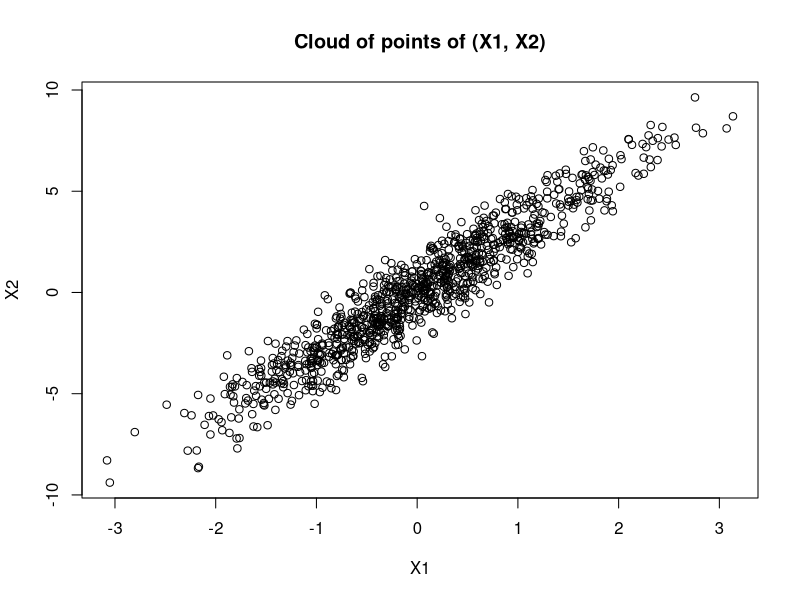
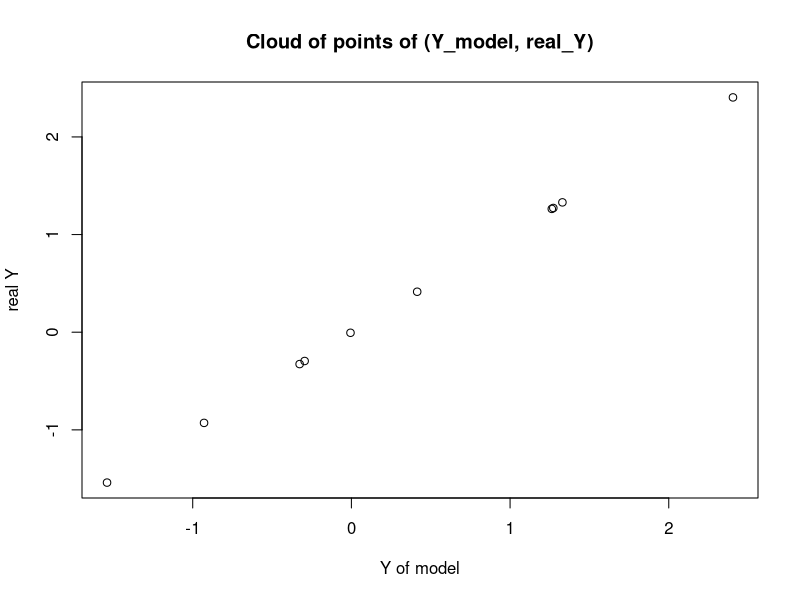
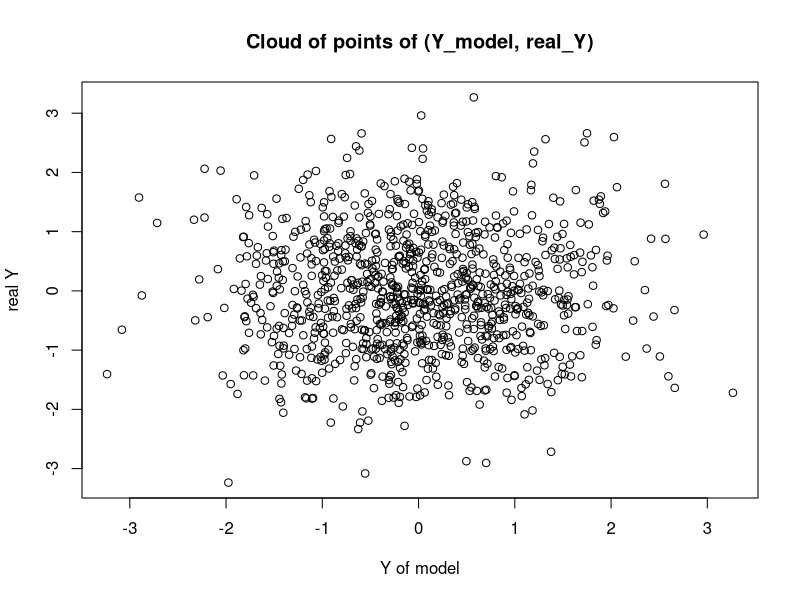

Recreate these plots in R, in order.
## ---- chunk 1
knitr::opts_chunk$set(echo = TRUE)
## ---- chunk 2
set.seed(0)
n_rows <- 6000
n_cols <- 201
mat <- matrix(rnorm(n_rows * n_cols), nrow = n_rows, ncol = n_cols)
df <- as.data.frame(mat)
## ---- chunk 3
reg <- lm(df[,1] ~ ., data = df[,2:201])
## ---- chunk 4
n <- 1000
X1 <- rnorm(n)
X2 <- 3 * X1 + rnorm(n)
Y <- X2 + X1 + 2 + rnorm(n)
## ---- chunk 5
library(MASS)
mu <- c(0, 0)
sigma <- matrix(c(1, 3, 3, 10), nrow = 2)
simulated_data <- mvrnorm(n, mu, sigma)
## ---- chunk 6
plot(X1, X2, xlab = "X1", ylab = "X2", main = "Cloud of points of (X1, X2)")
## ---- chunk 7
# définir les paramètres réels
beta_1 <- 2
beta_2 <- 3
beta_0 <- 1
sigma2 <- 1
# générer des données pour n = 1000
set.seed(1)
#set.seed(3)
n <- 1000
X1 <- rnorm(n)
X2 <- 3 * X1 + rnorm(n)
epsilon1 <- rnorm(n, mean = 0, sd = sqrt(sigma2))
epsilon2 <- rnorm(n, mean = 0, sd = sqrt(sigma2))
Y1 <- beta_1 * X1 + beta_0 + epsilon1
Y2 <- beta_2 * X2 + beta_0 + epsilon2
# estimer les coefficients pour les deux modèles
model1 <- lm(Y1 ~ X1)
model2 <- lm(Y2 ~ X2)
# vérifier si les coefficients des modèles sont proches des valeurs réelles
coef_model1 <- coef(summary(model1))
coef_model2 <- coef(summary(model2))
cat("La valeur estimée pour beta_0 dans le modèle 1 est", coef_model1[1], ", la valeur réelle est", beta_0, "\n")
cat("La valeur estimée pour beta_1 dans le modèle 1 est", coef_model1[2], ", la valeur réelle est", beta_1, "\n")
cat("La valeur estimée pour beta_0 dans le modèle 2 est", coef_model2[1], ", la valeur réelle est", beta_0, "\n")
cat("La valeur estimée pour beta_2 dans le modèle 2 est", coef_model2[2], ", la valeur réelle est", beta_2, "\n")
## ---- chunk 8
set.seed(0)
X1 <- rnorm(10)
X2 <- 3 * X1 + rnorm(10)
d_f <- data.frame(X1, X2)
Y <- lm(df[1:10,1] ~ ., data = d_f)
#summary(Y)
y_pred <- predict(Y)
plot(y_pred, df[1:10, 1], xlab = "Y of model", ylab = "real Y", main = "Cloud of points of (Y_model, real_Y)")
## ---- chunk 9
nouvelles_donnees = data.frame(X1 = rnorm(1000), X2 = 3*X1 + rnorm(1000))
y_pred <- predict(Y, nouvelles_donnees)
plot(y_pred, df[1:1000, 1], xlab = "Y of model", ylab = "real Y", main = "Cloud of points of (Y_model, real_Y)")
